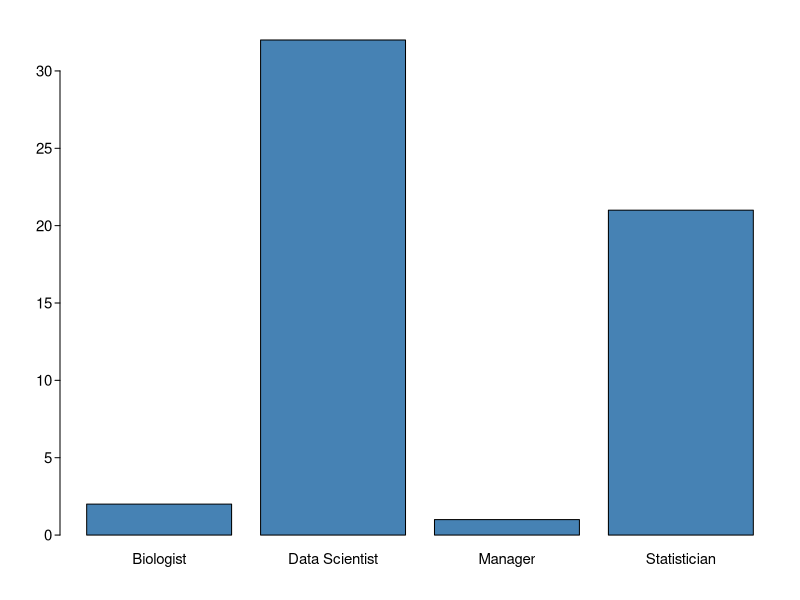
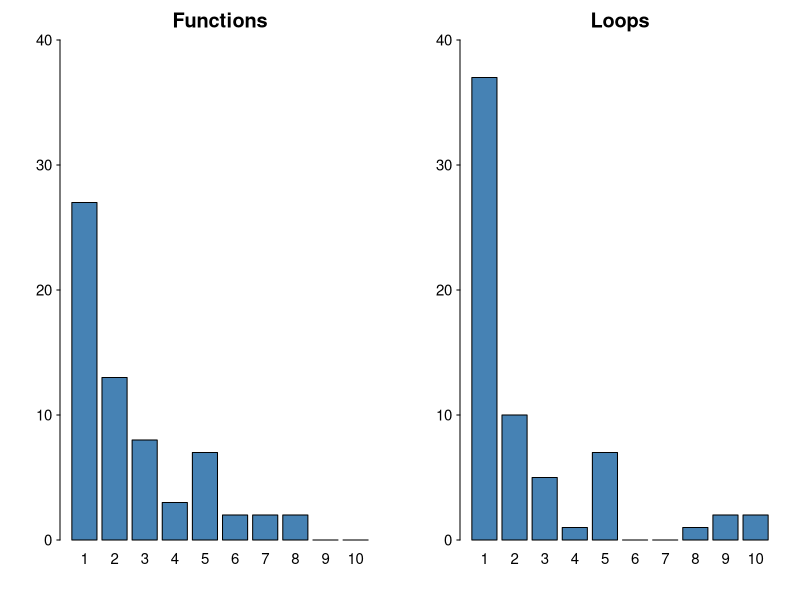

Write the R code that produced these figures, in order.
## ---- chunk 1
completed = read.csv("extdata/typeform.csv")
setnicepar = function(mar=c(3,3,2,1), 
                      mgp=c(2,0.4,0), tck=-.01,
                      cex.axis=0.9, las=1, mfrow=c(1,1),...) {
  par(mar=mar, 
      mgp=mgp, tck=tck,
      cex.axis=cex.axis, las=las,mfrow=mfrow,...)
}
## ---- chunk 2
setnicepar()
tab = table(completed$list_iVD4_choice)
barplot(tab, col="steelblue")
## ---- chunk 3
setnicepar(mfrow=c(1, 2))
r_fun = factor(as.numeric(completed$opinionscale_nW40), levels=1:10)
barplot(table(r_fun), col="steelblue", main = "Functions", ylim=c(0, 40))
r_for = factor(as.numeric(completed$opinionscale_LMTT), levels=1:10)
barplot(table(r_for), col="steelblue", main = "Loops", ylim=c(0, 40))
## ---- chunk 4
    system.time(x <- rnorm(1000000)^2.3)
